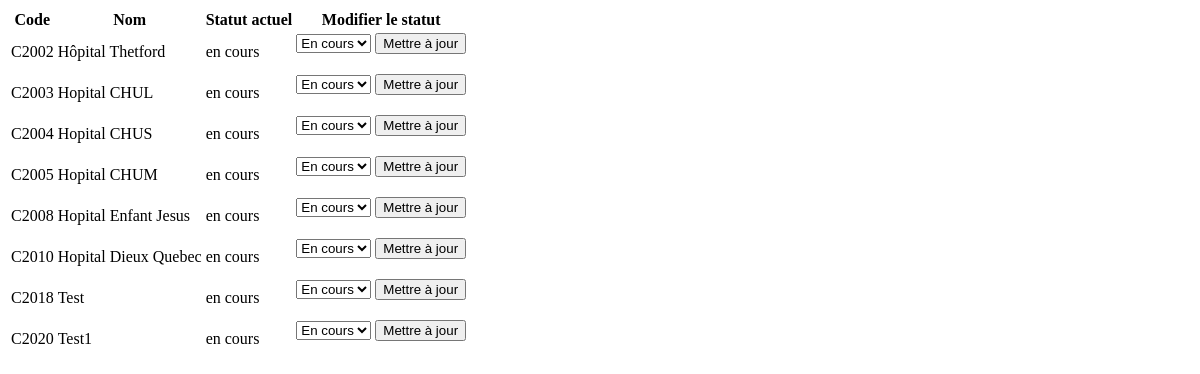
Page /projet/finaliser_data on the earlier database version.
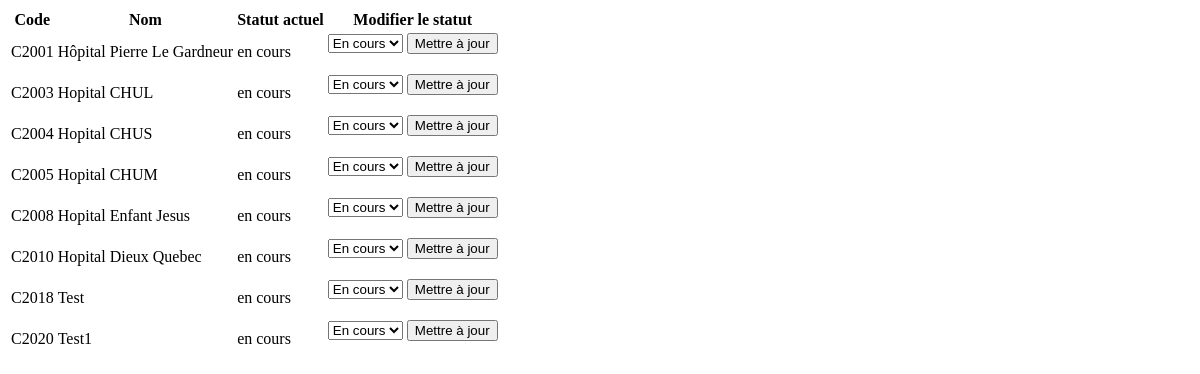
Same page on the later database version.
### app/models/projet.py (models this page shows, shortened)
class Projet(db.Model):
    __tablename__ = 'projet'
    id = db.Column(db.Integer, primary_key=True)
    code = db.Column(db.String(50), unique=True, nullable=False)
    nom = db.Column(db.String(100), nullable=False)
    date_creation = db.Column(db.DateTime, default=datetime.utcnow)
    responsable = db.Column(db.String(100))
    statut = db.Column(db.String(50))
    achats = db.relationship("Achat", backref="projet", cascade="all, delete-orphan")
    commandes_production = db.relationship("CommandeProduction", backref="projet", cascade="all, delete-orphan")
    produits_associes = db.relationship("ProduitProjet", back_populates="projet", cascade="all, delete-orphan")

### app/routes/projet_routes.py (the view)
@projet_bp.route("/finaliser_data")
def finaliser_data():
    projets = Projet.query.filter_by(statut="en cours").all()
    return render_template("finalisation_projet.html", projets=projets)

### app/templates/finalisation_projet.html (shortened to what this page needs)
<table>
    <thead>
      <tr>
        <th>Code</th>
        <th>Nom</th>
        <th>Statut actuel</th>
        <th>Modifier le statut</th>
      </tr>
    </thead>
    <tbody>
      {% for projet in projets %}
      <tr>
        <td>{{ projet.code }}</td>
        <td>{{ projet.nom }}</td>
        <td>{{ projet.statut }}</td>
        <td>
          <form action="{{ url_for('projet.finaliser_projet') }}" method="post" class="update-status">
            <select name="new_status" required>
              <option value="en cours" {% if projet.statut == "en cours" %}selected{% endif %}>En cours</option>
            </select>
            <button type="submit">Mettre à jour</button>
          </form>
        </td>
      </tr>
      {% endfor %}
    </tbody>
  </table>

Differences in the rows shown:
no longer on this page (row edited): Projet: code "C2002", nom "Hôpital Thetford", statut "en cours", new_status "En cours"
now on this page (row edited): Projet: code "C2001", nom "Hôpital Pierre Le Gardneur", statut "en cours", new_status "En cours"
